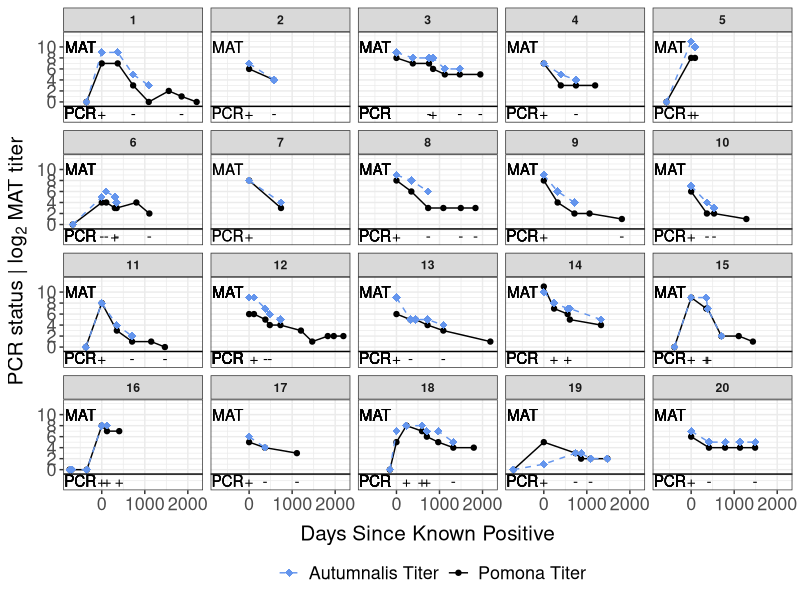
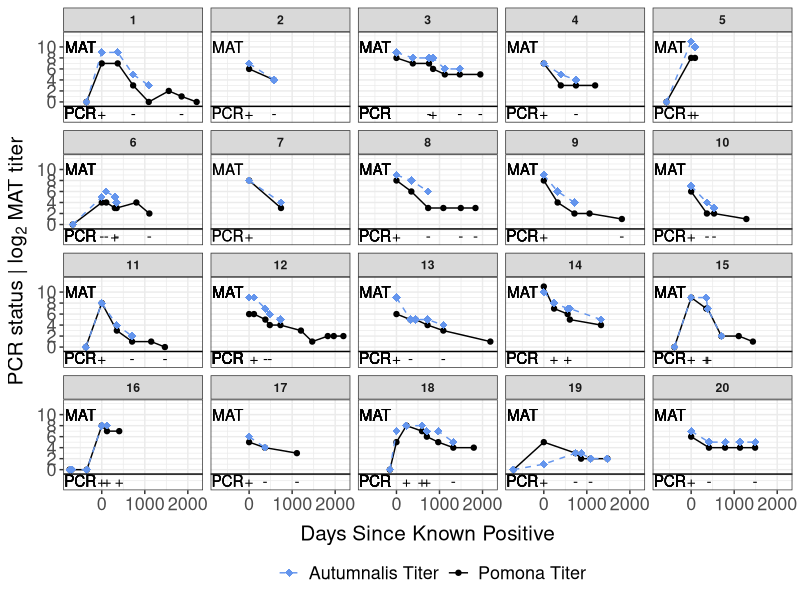

Reproduce these figures in R, in order.
## ---------------------------
## This code was written by: r.o. mummah
## For questions: rom5173@ucla.edu
## ---------------------------

## ---------------------------
## Objective: Create Fig S4
## Longitudinal antibody titer dynamics in Channel Island foxes
## 
## Input:
##   TiterDecline.csv
##
## Output: 
##   FigS5
##
## ---------------------------

## load packages ---------------------------
library(tidyverse)
library(magrittr)
library(readr)


## load data ---------------------------

## Confirmed Shedders Titer Decline Plots
DF <- read.csv("data/TiterDecline.csv")

## ---------------------------

new_Labels <- c("02107"="1","07478"="2","14A0D"="3","23727"="4","23850"="5","24269"="6","37531"="7","37539"="8","39031"="9","39037"="10","59843"="11","61904"="12","78624"="13","86076"="14","90599"="15","90697"="16","98205"="17","B0F3B"="18","C0D60"="19","F4A38"="20")

ggplot(DF[!is.na(DF$PomonaLevel),],aes(DaysSinceKnownPos)) + 
  geom_line(aes(y = PomonaLevel, col='Pomona'), lty = "solid") + 
  geom_point(aes(y = PomonaLevel, col='Pomona')) + 
  geom_line(aes(y = AutumnalisLevel, col='Autumnalis'), lty = "dashed") + 
  geom_point(aes(y = AutumnalisLevel, col='Autumnalis'), pch=18, cex=2.5) + 
  geom_text(aes(label = CurrentShedPN, x = DaysSinceKnownPos, y = -2)) + 
  geom_text(aes(label = "PCR", x = -500, y = -2))  + 
  geom_text(aes(label = "MAT", x = -500, y = 10)) + 
  geom_hline(aes(yintercept = -0.8), linewidth = 0.5) + 
  facet_wrap(vars(Pittag), labeller = labeller(Pittag = new_Labels)) +
  scale_y_continuous(limits = c(-3,12), breaks = c(0,2,4,6,8,10))+ 
  scale_color_manual(values = c("cornflowerblue","black"),
                     labels = c("Autumnalis Titer","Pomona Titer"), name = "") +
  labs(y = expression(paste("PCR status | ",log[2]," MAT titer")), 
       x = "Days Since Known Positive") +
  theme_bw() +
  theme(strip.text = element_text(face='bold'),
        legend.position = 'bottom',
        legend.direction = 'horizontal',
        axis.text = element_text(size = 13),
        axis.title = element_text(size = 15),
        legend.text = element_text(size = 13),
        axis.title.x = element_text(vjust = -0.5))

ggsave('figures/figS5.png', 
       width = 9, height = 8, units = 'in', dpi=600)

# End script
